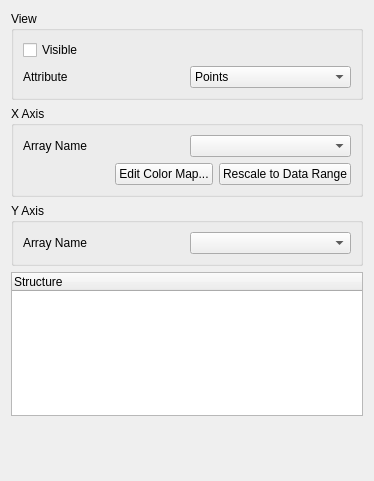
<ui version="4.0" >
 <class>BarCharDisplayEditor</class>
 <widget class="QWidget" name="BarCharDisplayEditor" >
  <property name="geometry" >
   <rect>
    <x>0</x>
    <y>0</y>
    <width>311</width>
    <height>481</height>
   </rect>
  </property>
  <property name="windowTitle" >
   <string>Form</string>
  </property>
  <layout class="QVBoxLayout" >
   <item>
    <widget class="QGroupBox" name="ViewGroup" >
     <property name="title" >
      <string>View</string>
     </property>
     <layout class="QGridLayout" >
      <item row="0" column="0" colspan="2" >
       <widget class="QCheckBox" name="ViewData" >
        <property name="toolTip" >
         <string>&lt;html>&lt;head>&lt;meta name="qrichtext" content="1" />&lt;/head>&lt;body style=" white-space: pre-wrap; font-family:Sans Serif; font-size:9pt; font-weight:400; font-style:normal; text-decoration:none;">&lt;p style=" margin-top:0px; margin-bottom:0px; margin-left:0px; margin-right:0px; -qt-block-indent:0; text-indent:0px;">Toggle visibility of this dataset's geometry.&lt;/p>&lt;/body>&lt;/html></string>
        </property>
        <property name="text" >
         <string>Visible</string>
        </property>
       </widget>
      </item>
      <item row="1" column="0" >
       <widget class="QLabel" name="label" >
        <property name="text" >
         <string>Attribute</string>
        </property>
       </widget>
      </item>
      <item row="1" column="1" >
       <widget class="QComboBox" name="FieldAssociation" >
        <item>
         <property name="text" >
          <string>Points</string>
         </property>
        </item>
        <item>
         <property name="text" >
          <string>Cells</string>
         </property>
        </item>
        <item>
         <property name="text" >
          <string>Field Data</string>
         </property>
        </item>
        <item>
         <property name="text" >
          <string>Vertices</string>
         </property>
        </item>
        <item>
         <property name="text" >
          <string>Edges</string>
         </property>
        </item>
        <item>
         <property name="text" >
          <string>Rows</string>
         </property>
        </item>
       </widget>
      </item>
     </layout>
    </widget>
   </item>
   <item>
    <widget class="QGroupBox" name="groupBox" >
     <property name="title" >
      <string>X Axis</string>
     </property>
     <layout class="QGridLayout" >
      <item row="0" column="0" >
       <widget class="QLabel" name="labelXArrayName" >
        <property name="text" >
         <string>Array Name</string>
        </property>
       </widget>
      </item>
      <item row="0" column="1" >
       <widget class="QComboBox" name="XArrayName" />
      </item>
      <item row="1" column="0" colspan="2" >
       <layout class="QHBoxLayout" >
        <item>
         <spacer>
          <property name="orientation" >
           <enum>Qt::Horizontal</enum>
          </property>
          <property name="sizeHint" >
           <size>
            <width>0</width>
            <height>20</height>
           </size>
          </property>
         </spacer>
        </item>
        <item>
         <widget class="QPushButton" name="EditColorMapButton" >
          <property name="text" >
           <string>Edit Color Map...</string>
          </property>
         </widget>
        </item>
        <item>
         <widget class="QPushButton" name="RescaleButton" >
          <property name="text" >
           <string>Rescale to Data Range</string>
          </property>
         </widget>
        </item>
       </layout>
      </item>
     </layout>
    </widget>
   </item>
   <item>
    <widget class="QGroupBox" name="groupBox_2" >
     <property name="title" >
      <string>Y Axis</string>
     </property>
     <layout class="QGridLayout" >
      <property name="leftMargin" >
       <number>9</number>
      </property>
      <property name="topMargin" >
       <number>9</number>
      </property>
      <property name="rightMargin" >
       <number>9</number>
      </property>
      <property name="bottomMargin" >
       <number>9</number>
      </property>
      <property name="horizontalSpacing" >
       <number>6</number>
      </property>
      <property name="verticalSpacing" >
       <number>6</number>
      </property>
      <item row="0" column="1" >
       <widget class="QComboBox" name="YArrayName" />
      </item>
      <item row="0" column="0" >
       <widget class="QLabel" name="label_3" >
        <property name="text" >
         <string>Array Name</string>
        </property>
       </widget>
      </item>
     </layout>
    </widget>
   </item>
   <item>
    <widget class="QTreeWidget" name="CompositeTree" >
     <column>
      <property name="text" >
       <string>Structure</string>
      </property>
     </column>
    </widget>
   </item>
   <item>
    <spacer>
     <property name="orientation" >
      <enum>Qt::Vertical</enum>
     </property>
     <property name="sizeHint" >
      <size>
       <width>352</width>
       <height>101</height>
      </size>
     </property>
    </spacer>
   </item>
  </layout>
 </widget>
 <resources/>
 <connections/>
</ui>
